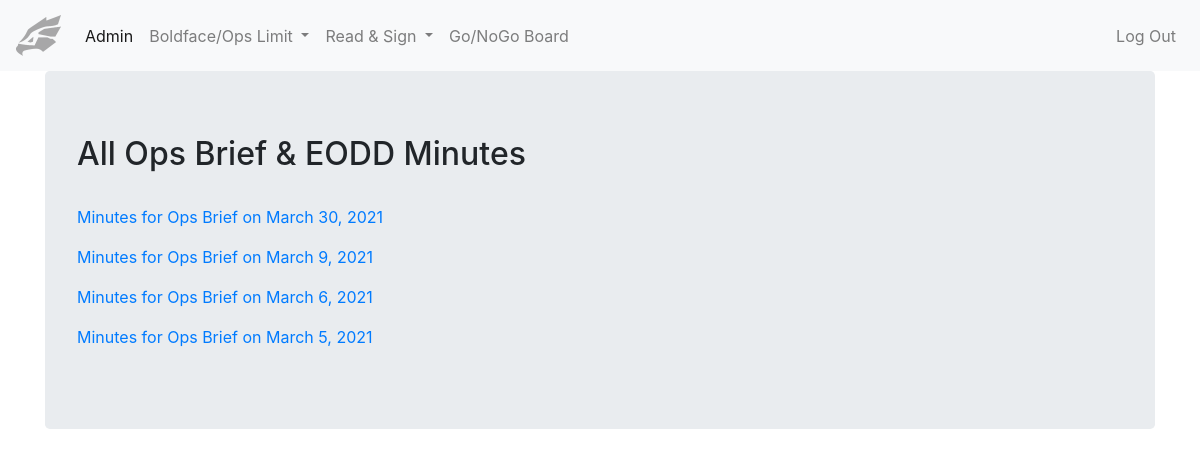
The app's page /first_app/allopsbrief_minutes/ (signed in) with its own data.
### first_app/models.py (models this page shows, shortened)
class OpsBriefMinutes(models.Model):
    class TypeOfMinutes(models.TextChoices):
        ops_brief = "Ops Brief"
        eodd = "EODD"
    type_of_minutes = models.CharField(max_length=10, choices=TypeOfMinutes.choices, default=TypeOfMinutes.ops_brief)
    date = models.DateField()
    minutes_taker = models.CharField(max_length=20)
    duty_instructor = models.CharField(max_length=20)
    vetted = models.BooleanField(default=False)

### first_app/views.py (the view)
# urls.py: path('allopsbrief_minutes/', views.opsbrief_minutes_overview, name='allopsbrief_minutes'),
def opsbrief_minutes_overview(request):
    all_minutes = OpsBriefMinutes.objects.filter(vetted=True).order_by('-date')
    absent_user = BFUser.objects.get(user=request.user)
    minutes_not_signed = Absentee.objects.filter(absent_user=absent_user)
    context = {
        'all_minutes': all_minutes,
        'minutes_not_signed': minutes_not_signed,
    }
    return render(request, 'opsbrief_minutes_overview.html', context=context)

### first_app/templates/first_app/opsbrief_minutes_overview.html (shortened to what this page needs)
{% extends "base.html" %}
{% load static %}
{% block content %}
<div class="container">
    <div class="jumbotron">
        <h2>All Ops Brief & EODD Minutes</h2><br>
        {% for minutes in all_minutes %}
            <p><a href="{% url 'opsbrief_minutes_detailview' minutes_id=minutes.id %}">Minutes for Ops Brief on {{ minutes.date }}</a></p>
        {% endfor %}
    </div>
</div>
{% endblock %}

### first_app/static/first_app/style.css (style rules this page uses)
*, *::before, *::after { box-sizing: border-box; }
:root { --input-border: #8b8a8b; --input-focus-h: 245; --input-focus-s: 100%; --input-focus-l: 42%; }

### records on screen
OpsBriefMinutes: date "March 30, 2021"
OpsBriefMinutes: date "March 9, 2021"
OpsBriefMinutes: date "March 6, 2021"
OpsBriefMinutes: date "March 5, 2021"
